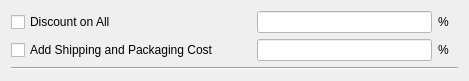
   <widget class="QWidget" name="layoutWidget">
    <property name="geometry">
     <rect>
      <x>50</x>
      <y>490</y>
      <width>453</width>
      <height>78</height>
     </rect>
    </property>
    <layout class="QVBoxLayout" name="verticalLayout_4">
     <item>
      <layout class="QHBoxLayout" name="horizontalLayout_6">
       <item>
        <widget class="QCheckBox" name="discount_on_all_checkb">
         <property name="minimumSize">
          <size>
           <width>240</width>
           <height>0</height>
          </size>
         </property>
         <property name="maximumSize">
          <size>
           <width>240</width>
           <height>16777215</height>
          </size>
         </property>
         <property name="font">
          <font>
           <pointsize>9</pointsize>
          </font>
         </property>
         <property name="text">
          <string>Discount on All</string>
         </property>
        </widget>
       </item>
       <item>
        <widget class="QLineEdit" name="discount_on_all_le">
         <property name="minimumSize">
          <size>
           <width>175</width>
           <height>0</height>
          </size>
         </property>
         <property name="maximumSize">
          <size>
           <width>175</width>
           <height>16777215</height>
          </size>
         </property>
         <property name="font">
          <font>
           <pointsize>9</pointsize>
          </font>
         </property>
         <property name="styleSheet">
          <string notr="true">background-color:white;</string>
         </property>
        </widget>
       </item>
       <item>
        <widget class="QLabel" name="percentage_lbl">
         <property name="minimumSize">
          <size>
           <width>20</width>
           <height>0</height>
          </size>
         </property>
         <property name="maximumSize">
          <size>
           <width>20</width>
           <height>16777215</height>
          </size>
         </property>
         <property name="font">
          <font>
           <pointsize>9</pointsize>
          </font>
         </property>
         <property name="text">
          <string>%</string>
         </property>
        </widget>
       </item>
      </layout>
     </item>
     <item>
      <layout class="QHBoxLayout" name="horizontalLayout_7">
       <item>
        <widget class="QCheckBox" name="add_ship_pack_cost_checkb">
         <property name="minimumSize">
          <size>
           <width>240</width>
           <height>0</height>
          </size>
         </property>
         <property name="maximumSize">
          <size>
           <width>240</width>
           <height>16777215</height>
          </size>
         </property>
         <property name="font">
          <font>
           <pointsize>9</pointsize>
          </font>
         </property>
         <property name="text">
          <string>Add Shipping and Packaging Cost</string>
         </property>
        </widget>
       </item>
       <item>
        <widget class="QLineEdit" name="add_ship_pack_cost_le">
         <property name="minimumSize">
          <size>
           <width>175</width>
           <height>0</height>
          </size>
         </property>
         <property name="maximumSize">
          <size>
           <width>175</width>
           <height>16777215</height>
          </size>
         </property>
         <property name="font">
          <font>
           <pointsize>9</pointsize>
          </font>
         </property>
         <property name="styleSheet">
          <string notr="true">background-color:white;</string>
         </property>
        </widget>
       </item>
       <item>
        <widget class="QLabel" name="percentage_lbl_2">
         <property name="minimumSize">
          <size>
           <width>20</width>
           <height>0</height>
          </size>
         </property>
         <property name="maximumSize">
          <size>
           <width>20</width>
           <height>16777215</height>
          </size>
         </property>
         <property name="font">
          <font>
           <pointsize>9</pointsize>
          </font>
         </property>
         <property name="text">
          <string>%</string>
         </property>
        </widget>
       </item>
      </layout>
     </item>
     <item>
      <spacer name="verticalSpacer_5">
       <property name="orientation">
        <enum>Qt::Vertical</enum>
       </property>
       <property name="sizeHint" stdset="0">
        <size>
         <width>20</width>
         <height>40</height>
        </size>
       </property>
      </spacer>
     </item>
     <item>
      <widget class="Line" name="line_2">
       <property name="orientation">
        <enum>Qt::Horizontal</enum>
       </property>
      </widget>
     </item>
    </layout>
   </widget>
